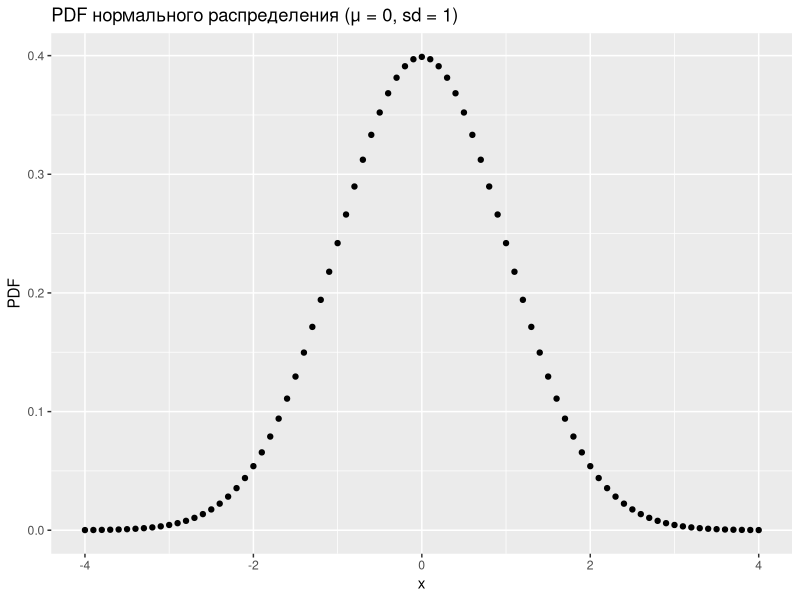

R code for this plot:
library(tidyverse)

qnorm(0.25, mean = 20, sd = 90)

data_frame(x = seq(-4, 4, 0.1), 
           PDF = dnorm(x = x, mean = 0, sd = 1)) %>% 
  ggplot(aes(x, PDF))+
  geom_point()+
  labs(title = "PDF нормального распределения (μ = 0, sd = 1)")

qnorm(0.97, mean = 0, sd = 1)
qnorm(0.97)
